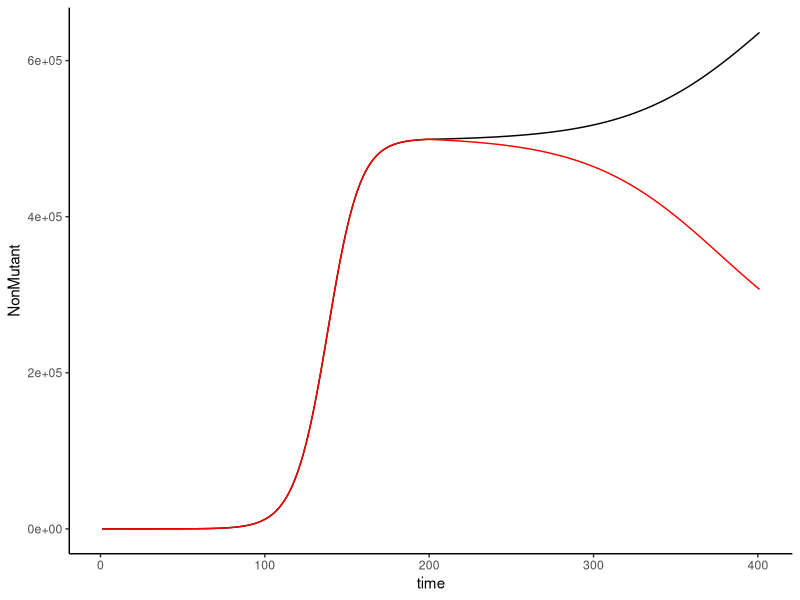

This figure's R source:
#tutorial 10

#set initial values and parameters
N0 <- 1
M0 <- 1
rN <- rM <- 0.1
K <- 1000000
timesteps <- 400
rNc <- 0.5*rN
rMc <- -0.1

#create vector to store Ns
Ns <- numeric(length=timesteps)
Ns[1] <- N0

#create vector to store Ms
Ms <- numeric(length=timesteps)
Ms[1] <- M0

#N(t) <- N(t) + rN*N(t)*(1-(N(t)+M(t))/K) overall equation for non-mutant sub-pop
#M(t) <- M(t) + rM*M(t)*(1-(N(t)+M(t))/K) overall equation for mutant sub-pop

for(t in 1:timesteps){
  Ns[t+1] <- Ns[t] + rN*Ns[t]*(1-(Ns[t]+Ms[t])/K)
  Ms[t+1] <- Ms[t] + rM*Ms[t]*(1-(Ns[t]+Ms[t])/K)
  if(t>198){   #they hit 4.99 at timestep 198, and 5 is the real equilibrium, but as it's a limit, it's never exactly hit
    Ns[t+1] <- Ns[t] + rNc*Ns[t]*(1-(Ns[t]+Ms[t])/K)
    Ms[t+1] <- Ms[t] + rMc*Ms[t]*(1-(Ns[t]+Ms[t])/K)  
  }
}


#plot simulation
library(ggplot2)
df <- data.frame(time=1:(timesteps+1),NonMutant=Ns,Mutant=Ms)
ggplot(data=df)+
  geom_line(aes(x=time,y=NonMutant))+
  geom_line(aes(x=time,y=Mutant),col="red")+
  theme_classic() 



